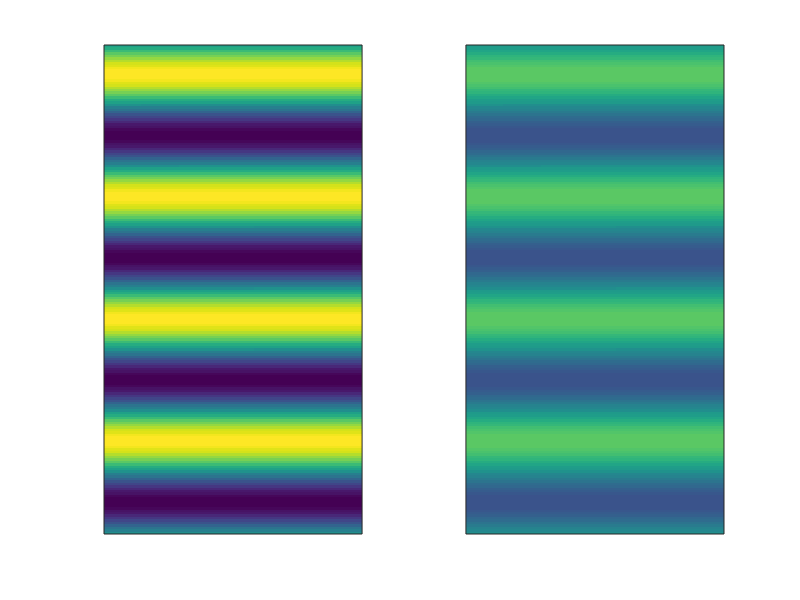

Write the MATLAB code that produced this figure.
% MakeGrating.m
%
% Plots a high-contrast and a low-contrast sinusoid at the angle and period
% specified.  These can be used as textures for the stimuli in Unity.
%
% Created 4/5/11 by DJ.

% set params
gratesize = 200; % size of image in pixels
period = 50; % period of grating in pixels
angle = 90; % angle relative to horizontal in degrees
highcontrast = 1;
lowcontrast = .5;

% create building blocks
A = zeros(gratesize);
[X,Y] = meshgrid(1:gratesize);
Z = X*cos(angle*pi/180)+Y*sin(angle*pi/180);

% create high-contrast grating
B = highcontrast*sin(2*pi*Z/period);
subplot(1,2,1)
imagesc(B)
set(gca,'CLim',[-1 1],'xtick',[],'ytick',[]);

% create low-contrast grating
C = lowcontrast*sin(2*pi*Z/period);
subplot(1,2,2)
imagesc(C)
set(gca,'CLim',[-1 1],'xtick',[],'ytick',[]);